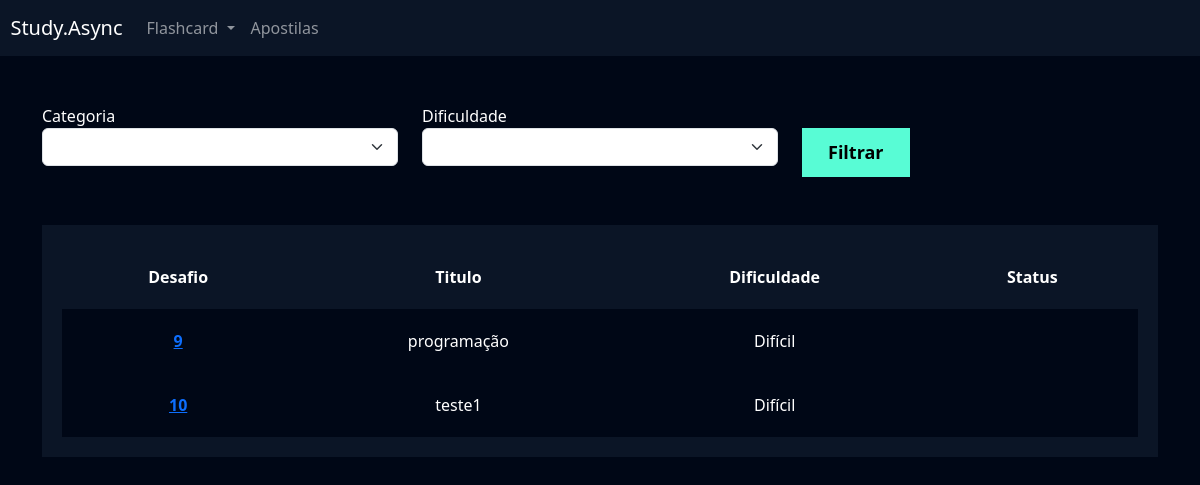
The page /flashcard/listar_desafio/ (signed in) on the database its author committed.
### flashcard/models.py (models this page shows, shortened)
class Desafio(models.Model):
    user = models.ForeignKey(User, on_delete=models.DO_NOTHING)
    titulo = models.CharField(max_length=100)
    categoria = models.ManyToManyField(Categoria)
    quantidade_perguntas = models.IntegerField()
    dificuldade = models.CharField(
    max_length=1, choices=Flashcard.DIFICULDADE_CHOICES
    )
    flashcards = models.ManyToManyField(FlashcardDesafio)

### flashcard/views.py (the view)
# urls.py: path('listar_desafio/', views.listar_desafio, name='listar_desafio'),
def listar_desafio(request):
    desafios = Desafio.objects.filter(user=request.user)
    return render(request,'listar_desafio.html',{'desafios': desafios,},)

### flashcard/templates/listar_desafio.html (shortened to what this page needs)
{% extends "base.html" %}
{% load static %}
{% block 'cabecalho' %}
<link href="{% static 'usuarios/css/cadastro.css' %}" rel="stylesheet">
<link href="{% static 'flashcard/css/novo_flashcard.css' %}" rel="stylesheet">
<link href="{% static 'flashcard/css/iniciar_desafio.css' %}" rel="stylesheet">
<link href="{% static 'flashcard/css/desafio.css' %}" rel="stylesheet">
<link href='https://unpkg.com/boxicons@2.1.4/css/boxicons.min.css' rel='stylesheet'>
{% endblock 'cabecalho' %}
{% block 'conteudo' %}
<div class="container">
    <br>
    <br>
    <div class="row">
        <div class="col-md">
            <form action="}" method="GET">
                <label for="">Categoria</label>
                <select name="categoria" class="form-select">
                </select>
        </div>
        <div class="col-md">
            <label for="">Dificuldade</label>
            <select name="dificuldade" class="form-select">
            </select>
        </div>
        <div class="col-md">
            <br>
            <input type="submit" value="Filtrar" class="btn-cadastro">
        </div>
    </div>
    <br>
    <br>
    <div class="box-listar">
        <table>
            <thead>
                <tr>
                    <th scope="col">Desafio</th>
                    <th scope="col">Titulo</th>
                    <th scope="col">Dificuldade</th>
                    <th scope="col">Status</th>
                </tr>
            </thead>
            <tbody>
                {% for desafio in desafios %}
                <tr class="linha">
                    <th><a href="{% url 'desafio' desafio.id %}">{{desafio.id}}</a></th>
                    <td>{{desafio.titulo}}</td>
                    <td>{{desafio.get_dificuldade_display}}</td>
                    <td>{{desafio.status}}</td>
                </tr>
                {% endfor %}
            </tbody>
        </table>
    </div>
</div>
{% endblock 'conteudo' %}

### templates/static/geral/css/base.css (style rules this page uses)
:root { --main-color: #0b1526; --dark-color: #000716; --secondary-dark-color: rgb(15, 2, 26); --light-color: #00c1f3; --contrast-color: #f4c96b; --differential-color: #58fcd5; }
body { background-color: var(--dark-color) !important; color: white !important; }

### templates/static/usuarios/css/cadastro.css (style rules this page uses)
* { margin: 0; padding: 0; }
.btn-cadastro { padding: 10px; background-color: #58fcd5; border: none; border: 1px solid #58fcd5; font-size: 18px; font-weight: bold; padding-left: 25px; padding-right: 25px; }

### templates/static/flashcard/css/desafio.css (style rules this page uses)
.box-listar { background-color: #0b1526; padding: 20px; }
table { width: 100%; padding: 20px; text-align: center; }
.linha { height: 40px; background-color: var(--dark-color); padding: 20px; }
td, th { padding: 20px; }
tr { background-color: var(--main-color); }

### rows shown on the page
Desafio: id "9", titulo "programação", dificuldade "Difícil"
Desafio: id "10", titulo "teste1", dificuldade "Difícil"
